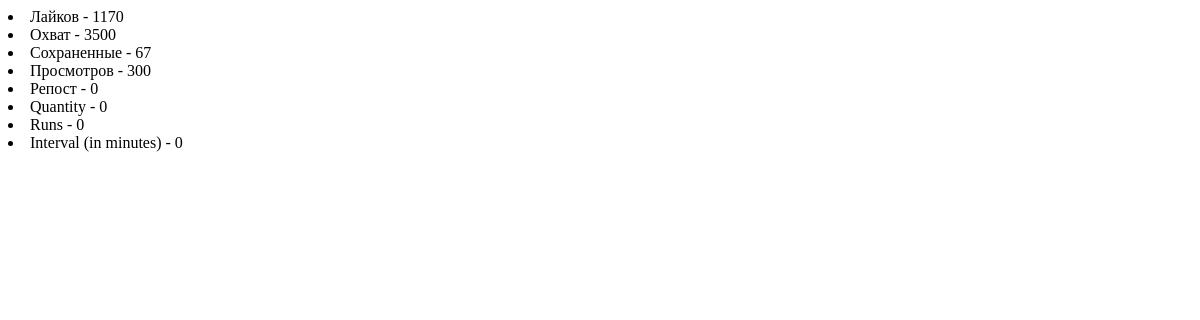
The app's page /app/tarif_component/5/, older data.
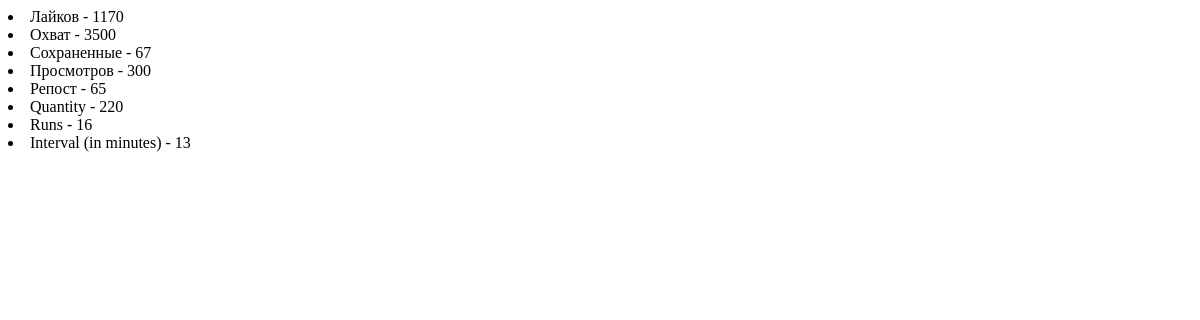
The same page, newer data.
### main/models.py (models this page shows, shortened)
class Tarif(models.Model):
    name = models.CharField("Название тарифа", max_length=250)
    like = models.IntegerField("Лайков", default=0)
    like_speed = models.IntegerField("Скорость. Лайков", default=0)
    coverage = models.IntegerField("Охват", default=0)
    coverage_speed = models.IntegerField("Скорость. Охват", default=0)
    saved = models.IntegerField("Сохраненные", default=0)
    saved_speed = models.IntegerField("Скорость. Сохраненные", default=0)
    views = models.IntegerField("Просмотров", default=0)
    jap_quantity = models.IntegerField("Quantity JAP", default=0)
    jap_runs = models.IntegerField("Runs JAP", default=0)
    jap_interval = models.IntegerField("Interval (in minutes) JAP", default=0)
    repost = models.IntegerField("Репост", default=0)
    repost_speed = models.IntegerField("Скорость. Репост", default=0)
    class Meta:
        verbose_name = "Тариф"
        verbose_name_plural = "Тарифы"
        ordering = ['name']

### main/views.py (the view)
# urls.py: path('tarif_component/<int:id>/', tarif_component, name='tarif_component'),
def tarif_component(request, id):
    tarif = Tarif.objects.get(id=id)
    return render(request, 'tarif_component.html', {'tarif': tarif})

### templates/tarif_component.html
<li>Лайков - {{tarif.like}}</li>
<li>Охват - {{tarif.coverage}}</li>
<li>Сохраненные - {{tarif.saved}}</li>
<li>Просмотров - {{tarif.views}}</li>
<li>Репост - {{tarif.repost}}</li>
<div id="jap_settings">
    <li>Quantity - {{tarif.jap_quantity}}</li>
    <li>Runs - {{tarif.jap_runs}}</li>
    <li>Interval (in minutes) - {{tarif.jap_interval}}</li>
</div>

Row changes from the older to the newer data that the page shows:
changed Tarif: repost "0" → "65"; jap_quantity "0" → "220"; jap_runs "0" → "16"; jap_interval "0" → "13"
